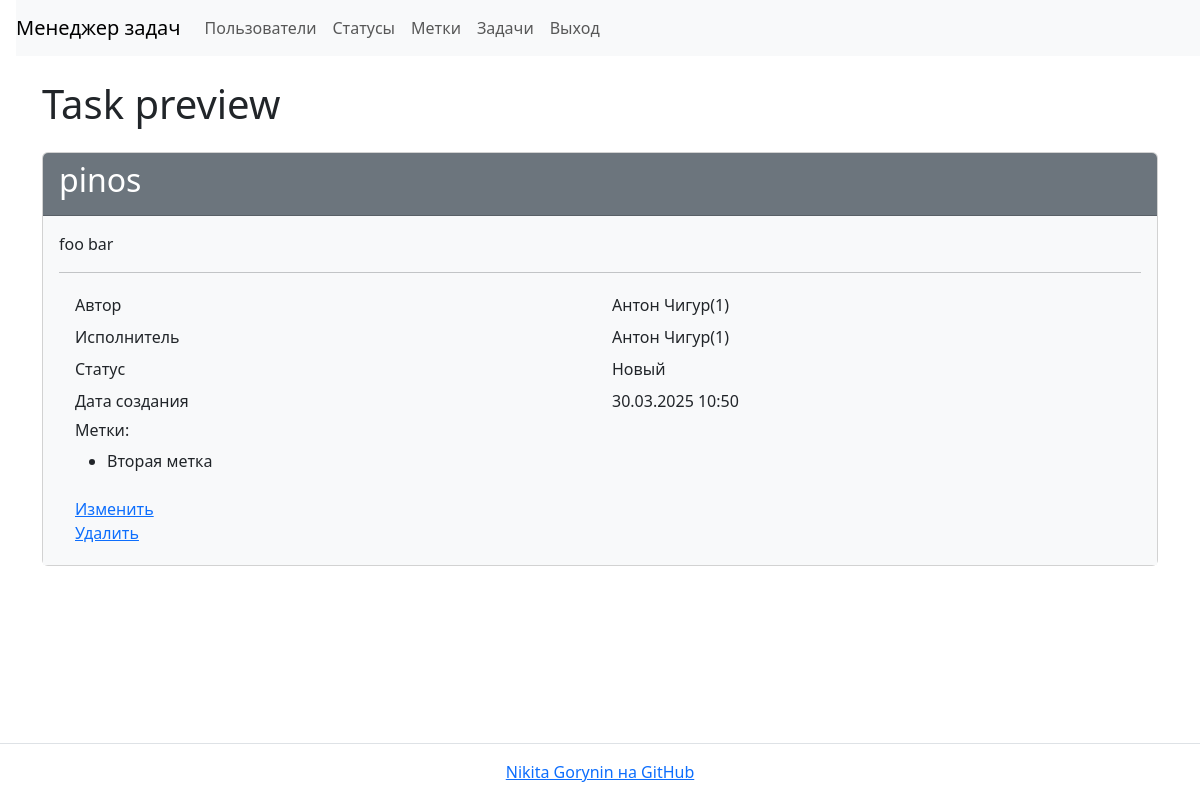
The page /tasks/5/ (signed in) on the database its author committed.
### task_manager/tasks/models.py (models this page shows, shortened)
class Task(models.Model):
    name = models.CharField(
        max_length=150,
        blank=False,
        unique=True,
        verbose_name='Имя'
    )
    description = models.TextField(
        max_length=10000,
        blank=True,
        verbose_name='Описание'
    )
    date_created = models.DateTimeField(
        auto_now_add=True,
        verbose_name='Creation date'
    )
    author = models.ForeignKey(
        User,
        on_delete=models.PROTECT,
        related_name='author',
        verbose_name='Автор'
    )
    status = models.ForeignKey(
        Status,
        on_delete=models.PROTECT,
        related_name='statuses',
        verbose_name='Статус'
    )
    executor = models.ForeignKey(
        User,
        on_delete=models.PROTECT,
        related_name='executor',
        verbose_name='Исполнитель'
    )
    labels = models.ManyToManyField(
        Label,
        through='TaskLabelRelation',
        through_fields=('task', 'label'),
        blank=True,
        related_name='labels',
        verbose_name='Метки'
    )
    class Meta:
        verbose_name = 'Задача'
        verbose_name_plural = 'Задачи'

### task_manager/users/models.py (models this page shows)
class User(AbstractUser):
    first_name = models.CharField(max_length=150)
    last_name = models.CharField(max_length=150)
    def __str__(self):
        return self.get_full_name()

### task_manager/statuses/models.py (models this page shows)
class Status(models.Model):
    date_joined = models.DateTimeField(auto_now_add=True)
    name = models.CharField(max_length=400, unique=True)
    def __str__(self):
        return self.name

### task_manager/labels/models.py (models this page shows, shortened)
class Label(models.Model):
    name = models.CharField(
        max_length=150,
        unique=True,
        blank=False,
        verbose_name='Имя',
    )
    date_created = models.DateTimeField(
        auto_now_add=True,
        verbose_name='Дата создания'
    )
    class Meta:
        verbose_name = 'Метка'
        verbose_name_plural = 'Метки'

### task_manager/tasks/views.py (the view)
# urls.py: path('<int:pk>/', TaskDetailView.as_view(), name='task_show'),
class TaskDetailView(AuthRequiredMixin, DetailView):
    template_name = 'tasks/detail.html'
    model = Task
    context_object_name = 'task'
    extra_context = {
        'header': 'Task preview'
    }

### task_manager/mixins.py (called while the page is built)
    def dispatch(self, request, *args, **kwargs):
        if not request.user.is_authenticated:
            self.error(request, self.auth_message)
            return redirect(reverse_lazy('login'))
        return super().dispatch(request, *args, **kwargs)

### task_manager/templates/tasks/detail.html
{% extends "base.html" %}
{% block content %}
    <h1 class="my-4">{{ header }}</h1>
    <div class="card">
        <div class="card-header bg-secondary text-white">
            <h2>{{ task.name }}</h2>
        </div>
        <div class="card-body bg-light">
            <p>{{ task.description }}</p>
            <hr>
            <div class="container">
                <div class="row p-1">
                    <div class="col">Автор</div>
                    <div class="col">{{ task.author }}</div>
                </div>
                <div class="row p-1">
                    <div class="col">Исполнитель</div>
                    <div class="col">{{ task.executor }}</div>
                </div>
                <div class="row p-1">
                    <div class="col">Статус</div>
                    <div class="col">{{ task.status }}</div>
                </div>
                <div class="row p-1">
                    <div class="col">Дата создания</div>
                    <div class="col">{{ task.date_created|date:"d.m.Y H:i" }}</div>
                </div>
                <div class="row p-1">
                    <div class="col">
                        <h6>Метки:</h6>
                        <ul>
                            {% for label in task.labels.all %}
                                <li>{{  label.name }}</li>
                            {% endfor %}
                        </ul>
                    </div>
                </div>
                <div class="row p-1">
                    <div class="col">
                        <a href="{% url 'task_update' task.id %}">Изменить</a>
                        <br>
                        <a href="{% url 'task_delete' task.id %}">Удалить</a>
                    </div>
                </div>
            </div>
        </div>
    </div>
{% endblock content %}

### rows shown on the page
Task: name "pinos", description "foo bar", author "Антон Чигур(1)", executor "Антон Чигур(1)", status "Новый", date_created "30.03.2025 10:50"
Label: name "Вторая метка"

### other values the page prints
{{ header }} "Task preview"
